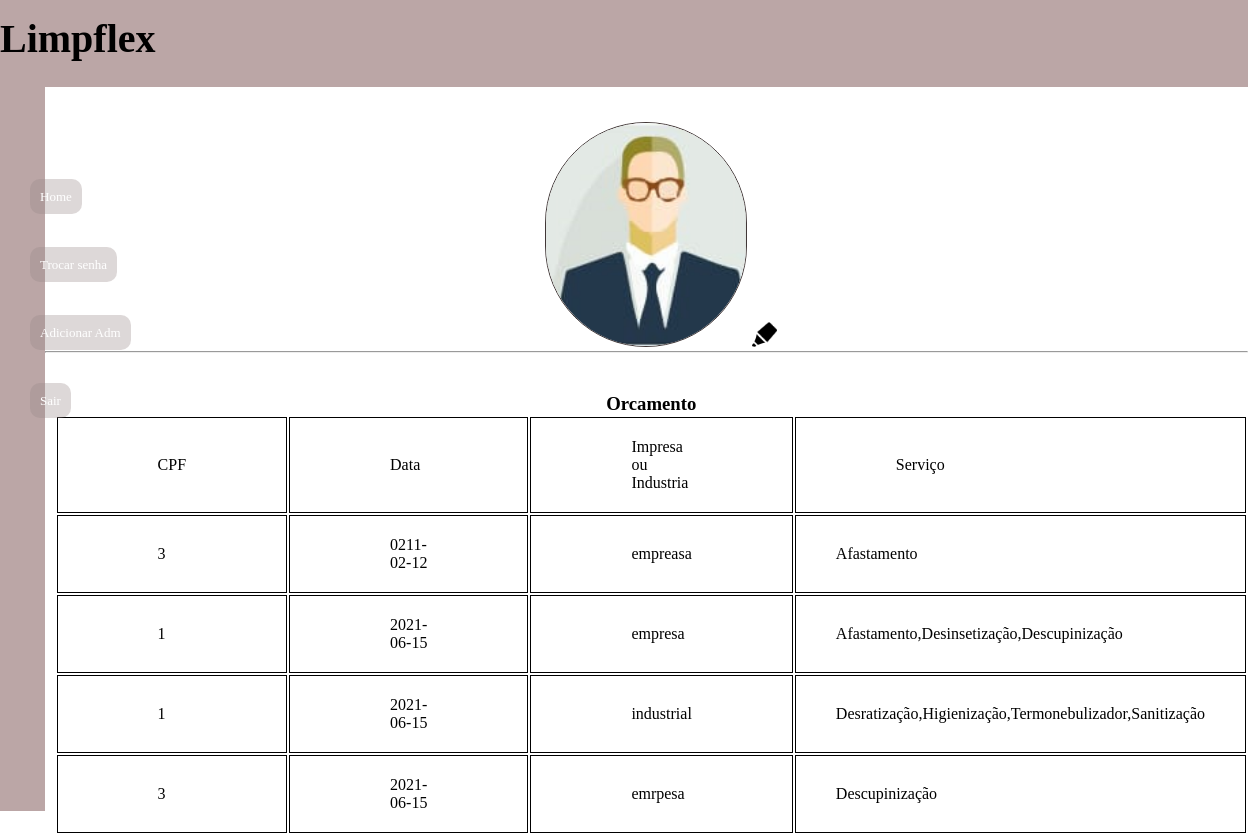
Screenshot of /paineladm/paineladm.php with the database file from the repository.
### paineladm/paineladm.php (the view, shortened to what this page needs)
<?php
    include("../bancodedados/Conexao.php");
    $query ="SELECT * FROM `orçamento`";
    $result = mysqli_query($conexao,$query);
?>
<!DOCTYPE html>
<html lang="pt-br">
<head>
    <link rel="stylesheet" href="../style/bannercli.css">
</head>
<body>
<div class="banner">
    <h1>Limpflex</h1>
</div>
<div class="layout-tela">
    <div class="menu">
        <div class="menu-button">
            <ul>
                <ol><a href="../index.php">Home</a></ol>
                <ol><a href="../trocarsenha/recovery_passadm.php">Trocar senha</a></ol>
                <ol><a href="adcadm.php">Adicionar Adm</a></ol>
                <ol><a href="../bancodedados/logout.php">Sair</a></ol>
            </ul>
        </div>
    </div>
    <div class="tela-amostra">
        <div class="tela_amostra">
        <img id="fotoperfil" src="../img/Página do cliente.png" alt="">
        <a id="btnfoto" href="#"><img height="25px" src="../img/marcador-de-lapis.png" alt=""></a>
        </div>
        <hr>
        <div style="margin-left: 10px;" class="orcamento">
        <h3 style="text-align: center;">Orcamento</h3>
        <table>
            <tr>
                <td>CPF</td>
                <td>Data</td>
                <td>Impresa ou Industria</td>
                <td>Serviço</td>
            </tr>
            <?php
            while($row = mysqli_fetch_assoc($result)){
                echo"
                <tr>
                <td> ".$row['Cpf']."</td>
                <td> ".$row['data']." </td>
                <td> ".$row['Empresarial ou Industrial']." </td>
                <td id='servico'> ".$row['Serviço']." </td>
                </tr>
                ";
            }
            ?>
        </table>
        </div>
    </div>
</div>
</body>
</html>

### style/bannercli.css (style rules this page uses)
* { margin: 0px; padding: 0px; }
.banner { background-color: #bba6a6; padding-top: 15px; padding-bottom: 25px; }
h1 { margin: 0px; font-size: 40px; }
.layout-tela { display: flex; }
.menu { width: 10%; height: 100%; background-color: #bba6a6; padding: 8% 5px 50% 30px; }
.menu-button { position: fixed; }
.menu,ul,ol { display: block; }
ol { padding-bottom: 50px; padding-top: -3px; }
ol a { padding: 10px; border-radius: 10px; text-decoration: none; color: white; background-color: #99888854; font-size: 13px; }
.tela-amostra { margin-top: 35px; }
#fotoperfil { width: 200px; border-radius: 250px; border: 1px solid #413737 }
#btnfoto { background-color: none; text-decoration: none; padding:1px; }
td { border:1px solid #000; padding:20px 100px 20px 100px; }
.tela_amostra { margin-left: 500px; }
.orcamento { margin-top: 40px; margin-left: 100px; }
#servico { padding: 20px 40px 20px 40px; }

### rows the page displays
orçamento: Cpf "3", data "0211-02-12", Empresarial ou Industrial "empreasa", Serviço "Afastamento"
orçamento: Cpf "1", data "2021-06-15", Empresarial ou Industrial "empresa", Serviço "Afastamento,Desinsetização,Descupinização"
orçamento: Cpf "1", data "2021-06-15", Empresarial ou Industrial "industrial", Serviço "Desratização,Higienização,Termonebulizador,Sanitização"
orçamento: Cpf "3", data "2021-06-15", Empresarial ou Industrial "emrpesa", Serviço "Descupinização"
